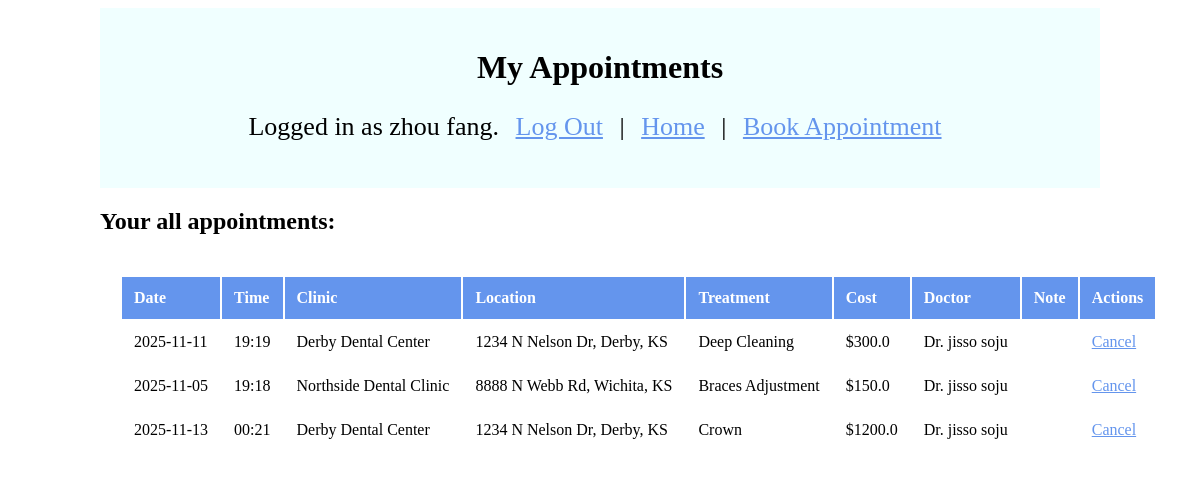
The app's page /appointments (signed in) with its own data.
### tables this page shows
CREATE TABLE person (
person_id INTEGER PRIMARY KEY,
user_id INTEGER,
role TEXT,
name TEXT,
ssn TEXT UNIQUE,
dob TEXT,
address TEXT,
phone TEXT,
gender TEXT
, avatar TEXT);

CREATE TABLE appointment (
appointment_id INTEGER PRIMARY KEY,
patient_id     INTEGER,
doctor_id      INTEGER,
clinic_id      INTEGER,
treatment_id   INTEGER,
date           TEXT,
time           TEXT,
note           TEXT
);

CREATE TABLE clinic (
clinic_id INTEGER PRIMARY KEY,
name TEXT,
location TEXT,
phone TEXT
);

CREATE TABLE treatment_name (
treatment_id INTEGER PRIMARY KEY,
name TEXT UNIQUE NOT NULL,
cost REAL
);

### app.py (the view)
@app.route("/appointments")
def viewAppointment():
    if not session.get("user_email"):
        return redirect("/login")
    conn = get_db()
    cur = conn.cursor()
    row = cur.execute(
        """
        SELECT person_id FROM person
        WHERE user_id = (SELECT user_id FROM user WHERE email = ?)
        """,
        (session["user_email"],)
    ).fetchone()
    patient_id = row["person_id"]
    appointments = cur.execute(
        """
        SELECT
            T1.appointment_id,
            T1.date,
            T1.time,
            T1.note,
            T2.name AS clinic_name,
            T2.location AS clinic_location,
            T3.name AS treatment_name,
            T3.cost AS treatment_cost,
            T4.name AS doctor_name
        FROM appointment T1
        INNER JOIN clinic T2 ON T1.clinic_id = T2.clinic_id
        INNER JOIN treatment_name T3 ON T1.treatment_id = T3.treatment_id
        INNER JOIN person T4 ON T1.doctor_id = T4.person_id
        WHERE T1.patient_id = ?
        """,
        (patient_id,)
    ).fetchall()
    conn.close()
    return render_template("appointments.html", name=session.get("user_name"), appointments=appointments)

### app.py (called while the page is built)
def get_db():
    conn = sqlite3.connect(db)
    conn.row_factory = sqlite3.Row
    return conn

### templates/appointments.html (shortened to what this page needs)
{% extends "layout.html" %}
{% block body %}
    <div class="container">
        <div class="box">
            <h1>My Appointments</h1>
            <p style="font-size: 26px;">Logged in as {{ name }}. <a href="/logout">Log Out</a> | <a href="/">Home</a> | <a href="/book">Book Appointment</a></p>
        </div>
            {% if appointments %}
                <h2>Your all appointments:</h2>
                <table>
                    <thead>
                    <tr>
                        <th>Date</th>
                        <th>Time</th>
                        <th>Clinic</th>
                        <th>Location</th>
                        <th>Treatment</th>
                        <th>Cost</th>
                        <th>Doctor</th>
                        <th>Note</th>
                        <th>Actions</th>
                    </tr>
                </thead>
                    <tbody>
                        {% for apt in appointments %}
                        <tr>
                            <td>{{ apt.date }}</td>
                            <td>{{ apt.time }}</td>
                            <td>{{ apt.clinic_name }}</td>
                            <td>{{ apt.clinic_location }}</td>
                            <td>{{ apt.treatment_name }}</td>
                            <td>${{ apt.treatment_cost }}</td>
                            <td>Dr. {{ apt.doctor_name }}</td>
                            <td>{{ apt.note }}</td>
                            <td>
                                <a href="/cancel?id={{ apt.appointment_id }}"
                                onclick="return confirm('Are you sure you want to cancel this appointment?')">Cancel</a>
                            </td>
                        </tr>
                        {% endfor %}
                    </tbody>
                </table>
            {% else %}
                <p>You have no appointments</p>
                <p><a href="/book">Book your first appointment</a></p>
            {% endif %}
    </div>
{% endblock %}

### templates/appointments.html (style rules this page uses)
.container { max-width: 1000px; margin: 0 auto; }
.box { background: azure; text-align: center; padding: 20px; margin-bottom: 20px; }
.box a { color: cornflowerblue; margin: 0 10px; }
table { background: white; width: 100%; padding: 20px; }
th { background: cornflowerblue; color: white; padding: 12px; text-align: left; }
td { padding: 12px; white-space: nowrap; }
td a { color: cornflowerblue; }

### records on screen
person: name "zhou fang"
appointment: date "2025-11-11", time "19:19", clinic_name "Derby Dental Center", clinic_location "1234 N Nelson Dr, Derby, KS", treatment_name "Deep Cleaning", treatment_cost "300.0", doctor_name "jisso soju"
appointment: date "2025-11-05", time "19:18", clinic_name "Northside Dental Clinic", clinic_location "8888 N Webb Rd, Wichita, KS", treatment_name "Braces Adjustment", treatment_cost "150.0", doctor_name "jisso soju"
appointment: date "2025-11-13", time "00:21", clinic_name "Derby Dental Center", clinic_location "1234 N Nelson Dr, Derby, KS", treatment_name "Crown", treatment_cost "1200.0", doctor_name "jisso soju"
